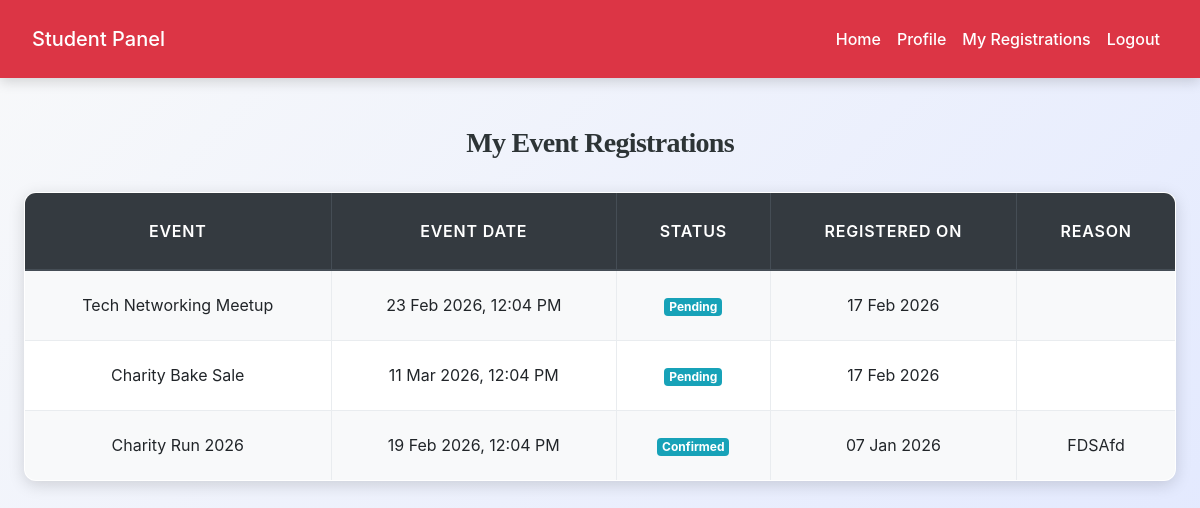
The page /student/my_registrations.php (signed in) on the database its author committed.
### tables this page shows
CREATE TABLE `event_registrations` (
  `id` int(11) NOT NULL,
  `event_id` int(11) NOT NULL,
  `user_id` int(11) NOT NULL,
  `status` enum('pending','confirmed','waitlisted','cancelled','attended','no_show') DEFAULT 'pending',
  `cancellation_reason` text DEFAULT NULL,
  `registered_at` timestamp NOT NULL DEFAULT current_timestamp()
);

CREATE TABLE `events` (
  `event_id` int(11) NOT NULL,
  `title` varchar(255) NOT NULL,
  `description` text NOT NULL,
  `organizer_id` int(11) NOT NULL,
  `category_id` int(11) DEFAULT NULL,
  `event_type` enum('physical','virtual') NOT NULL DEFAULT 'physical',
  `venue` varchar(255) DEFAULT NULL,
  `meeting_link` varchar(255) DEFAULT NULL,
  `start_datetime` datetime NOT NULL,
  `end_datetime` datetime NOT NULL,
  `capacity` int(11) DEFAULT 0,
  `registration_deadline` datetime DEFAULT NULL,
  `status` enum('pending','approved','rejected','cancelled','completed') DEFAULT 'pending',
  `banner_image` varchar(255) DEFAULT NULL,
  `created_at` datetime DEFAULT current_timestamp(),
  `updated_at` datetime DEFAULT current_timestamp() ON UPDATE current_timestamp()
);

### student/my_registrations.php (the view, shortened to what this page needs)
<?php
include('config.php');
$user_id = $_SESSION['user_id'];
$sql = "
SELECT
    er.id AS registration_id,
    er.status,
    er.registered_at,
    er.cancellation_reason,
    e.title,
    e.start_datetime,
    e.end_datetime,
    e.status AS event_status
FROM event_registrations er
JOIN events e ON er.event_id = e.event_id
WHERE er.user_id = ?
ORDER BY er.registered_at DESC
";
$stmt = $conn->prepare($sql);
$stmt->bind_param("i", $user_id);
$stmt->execute();
$result = $stmt->get_result();
?>
<!DOCTYPE html>
<html>
<head>
    <link rel="stylesheet" href="https://maxcdn.bootstrapcdn.com/bootstrap/4.5.2/css/bootstrap.min.css">
    <link rel="stylesheet" href="../css/style.css">
</head>
<body>
<?php include('navbar.php'); ?>
<div class="container mt-5">
    <h3 class="mb-4">My Event Registrations</h3>
    <table class="table table-bordered table-hover">
        <thead class="thead-dark">
        <tr>
            <th>Event</th>
            <th>Event Date</th>
            <th>Status</th>
            <th>Registered On</th>
            <th>Reason</th>
        </tr>
        </thead>
        <tbody>
        <?php if ($result->num_rows > 0): ?>
            <?php while ($row = $result->fetch_assoc()): ?>
                <tr>
                    <td><?= htmlspecialchars($row['title']); ?></td>
                    <td><?= date("d M Y, h:i A", strtotime($row['start_datetime'])); ?></td>
                    <td>
                        <span class="badge badge-info"><?= ucfirst($row['status']); ?></span>
                    </td>
                    <td><?= date("d M Y", strtotime($row['registered_at'])); ?></td>
                    <td><?= htmlspecialchars($row['cancellation_reason'] ?? ''); ?></td>
                </tr>
            <?php endwhile; ?>
        <?php else: ?>
            <tr><td colspan="5" class="text-center">No registrations found</td></tr>
        <?php endif; ?>
        </tbody>
    </table>
</div>
</body>
</html>

### css/style.css (style rules this page uses)
:root { --primary: #007bff; --secondary: #6c757d; --success: #28a745; --info: #17a2b8; --warning: #ffc107; --danger: #dc3545; --light: #f8f9fa; --dark: #2d3436; --accent: #ff6f61; --highlight: #6f42c1; --shadow: rgba(0, 0, 0, 0.15); --transition: all 0.3s ease-in-out; }
body { font-family: 'Inter', 'Segoe UI', Tahoma, Geneva, Verdana, sans-serif; background: linear-gradient(135deg, var(--light) 0%, #e0e7ff 100%); color: var(--dark); line-height: 1.8; margin: 0; padding: 0; min-height: 100vh; font-size: 16px; }
h1, h2, h3, h4 { text-align: center; margin: 2.5rem 0; font-family: 'Georgia', 'Times New Roman', serif; color: var(--dark); font-weight: 700; letter-spacing: -0.025em; }
h3 { font-size: 1.75rem; }
.container { max-width: 1200px; margin: 0 auto 3rem; padding: 0 1.5rem; }
.table { width: 100%; border-collapse: collapse; margin: 2rem 0; font-size: 1rem; background-color: #ffffff; border-radius: 12px; overflow: hidden; box-shadow: 0 4px 16px var(--shadow); transition: var(--transition); }
.table th, .table td { padding: 1.25rem; border: 1px solid #e9ecef; text-align: center; vertical-align: middle; }
.table thead th { background-color: rgb(0, 0, 0); color: white; font-weight: 600; text-transform: uppercase; letter-spacing: 0.05em; padding: 1.5rem; }
.table tbody tr { transition: var(--transition); }
.table tbody tr:nth-child(odd) { background-color: var(--light); }

### rows shown on the page
event_registrations: event.title "Tech Networking Meetup", event.start_datetime "23 Feb 2026, 12:04 PM", status "Pending", registered_at "17 Feb 2026"
event_registrations: event.title "Charity Bake Sale", event.start_datetime "11 Mar 2026, 12:04 PM", status "Pending", registered_at "17 Feb 2026"
event_registrations: event.title "Charity Run 2026", event.start_datetime "19 Feb 2026, 12:04 PM", status "Confirmed", registered_at "07 Jan 2026", cancellation_reason "FDSAfd"
